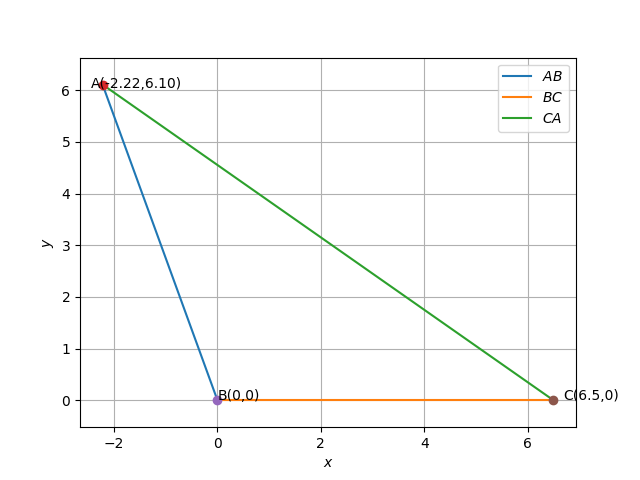

The script that saved this image:
import numpy as np
import matplotlib.pyplot as plt
from coeffs import *


#if using termux
import subprocess
import shlex
#end if


#Triangle sides
#a = 6
a = 6.5
c = 6.5
angA = 110*np.pi/180
b = np.sqrt(a**2+c**2 - 2*a*c*np.cos(angA))
print(b)
#Coordinates of A
p = (a**2 + c**2-b**2 )/(2*a)
q = np.sqrt(c**2-p**2)
print(p,q)
#Triangle vertices
A = np.array([p,q]) 
B = np.array([0,0]) 
C = np.array([a,0]) 

#Generating all lines
x_AB = line_gen(A,B)
x_BC = line_gen(B,C)
x_CA = line_gen(C,A)

#Plotting all lines
plt.plot(x_AB[0,:],x_AB[1,:],label='$AB$')
plt.plot(x_BC[0,:],x_BC[1,:],label='$BC$')
plt.plot(x_CA[0,:],x_CA[1,:],label='$CA$')

plt.plot(A[0], A[1], 'o')
plt.text(A[0] * (1 + 0.1), A[1] * (1 - 0.01) , 'A(-2.22,6.10)')
plt.plot(B[0], B[1], 'o')
plt.text(B[0] * (1 - 0.2), B[1] * (1) , 'B(0,0)')
plt.plot(C[0], C[1], 'o')
plt.text(C[0] * (1 + 0.03), C[1] * (0.5 - 0.1) , 'C(6.5,0)')

plt.xlabel('$x$')
plt.ylabel('$y$')
plt.legend(loc='best')
plt.grid() # minor
plt.axis('equal')

#if using termux
#plt.savefig('./figs/triangle/tri_sss.pdf')
plt.savefig('../../figs/TRI_CON.eps')
#subprocess.run(shlex.split("termux-open ./figs/triangle/tri_sss.pdf"))
#else
plt.show()






